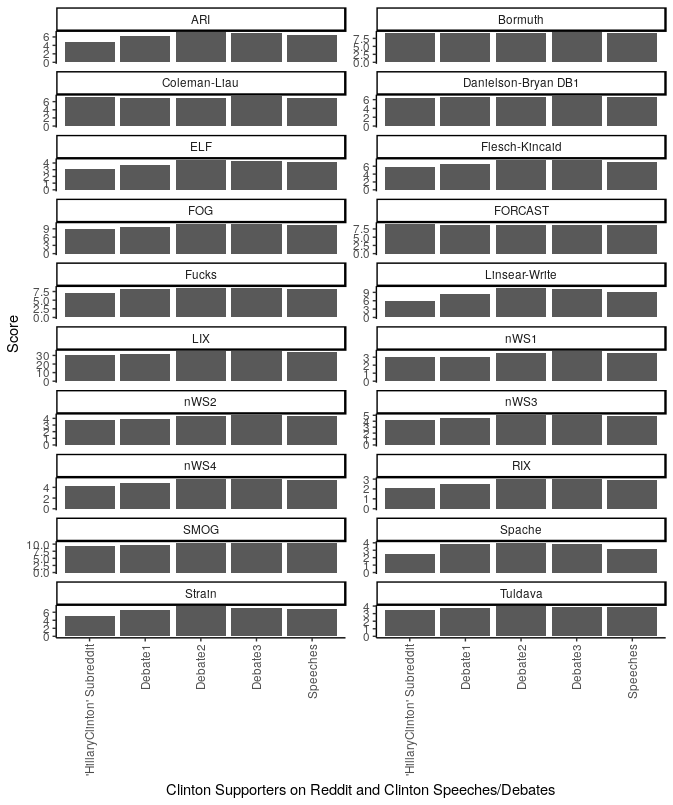

R code for this plot:
load("SubredditsReadability.RData")
load("SpeechesAndDebates.RData")
load("TweetReadability.RData")

# This script summarizes and presents the data calculated by the koRpus package in 'ReadabilityAnalysis.R' and then processed further in
# 'SubredditCalcAverage.R' It creates graphs in different combinations to to able to view the results easily and make comparisons.

# Correct Spelling
Tweets.Clinton.Readability = Tweets.Clinton.Readaibility

library(ggplot2)
library(formatR)
library(xtable)

index = HillaryClinton.Readability[c(1:3, 5, 9, 12:25, 27), 1]

# Debates

intDebate1.Clinton = cbind(as.numeric(summary(Debate1.Clinton.Readability)[, 3]), as.numeric(summary(Debate1.Clinton.Readability)[, 4]))
Debate1.Clinton = c(intDebate1.Clinton[1:3, 2], intDebate1.Clinton[5, 1], intDebate1.Clinton[9, 1], intDebate1.Clinton[12:16, 2], intDebate1.Clinton[17, 1], intDebate1.Clinton[18:21, 
    2], intDebate1.Clinton[22, 1], intDebate1.Clinton[23:24, 2], intDebate1.Clinton[25, 1], intDebate1.Clinton[27, 1])


intDebate2.Clinton = cbind(as.numeric(summary(Debate2.Clinton.Readability)[, 3]), as.numeric(summary(Debate2.Clinton.Readability)[, 4]))
Debate2.Clinton = c(intDebate2.Clinton[1:3, 2], intDebate2.Clinton[5, 1], intDebate2.Clinton[9, 1], intDebate2.Clinton[12:16, 2], intDebate2.Clinton[17, 1], intDebate2.Clinton[18:21, 
    2], intDebate2.Clinton[22, 1], intDebate2.Clinton[23:24, 2], intDebate2.Clinton[25, 1], intDebate2.Clinton[27, 1])


intDebate3.Clinton = cbind(as.numeric(summary(Debate3.Clinton.Readability)[, 3]), as.numeric(summary(Debate3.Clinton.Readability)[, 4]))
Debate3.Clinton = c(intDebate3.Clinton[1:3, 2], intDebate3.Clinton[5, 1], intDebate3.Clinton[9, 1], intDebate3.Clinton[12:16, 2], intDebate3.Clinton[17, 1], intDebate3.Clinton[18:21, 
    2], intDebate3.Clinton[22, 1], intDebate3.Clinton[23:24, 2], intDebate3.Clinton[25, 1], intDebate3.Clinton[27, 1])

# Speeches

intSpeeches.Clinton = cbind(as.numeric(summary(Speeches.Clinton.Readability)[, 3]), as.numeric(summary(Speeches.Clinton.Readability)[, 4]))
Speeches.Clinton = c(intSpeeches.Clinton[1:3, 2], intSpeeches.Clinton[5, 1], intSpeeches.Clinton[9, 1], intSpeeches.Clinton[12:16, 2], intSpeeches.Clinton[17, 
    1], intSpeeches.Clinton[18:21, 2], intSpeeches.Clinton[22, 1], intSpeeches.Clinton[23:24, 2], intSpeeches.Clinton[25, 1], intSpeeches.Clinton[27, 1])


# Twitter

intTweets.Clinton = cbind(as.numeric(summary(Tweets.Clinton.Readability)[, 3]), as.numeric(summary(Tweets.Clinton.Readability)[, 4]))
Tweets.Clinton = c(intTweets.Clinton[1:3, 2], intTweets.Clinton[5, 1], intTweets.Clinton[9, 1], intTweets.Clinton[12:16, 2], intTweets.Clinton[17, 1], intTweets.Clinton[18:21, 
    2], intTweets.Clinton[22, 1], intTweets.Clinton[23:24, 2], intTweets.Clinton[25, 1], intTweets.Clinton[27, 1])

# Subreddits

# This section is done deifferently since the data has a different structure when it was it initially altered to generate the means in 'SubredditCalcAverage.R'
# script

intSubreddit.HillaryClinton = cbind(HillaryClinton.Readability[, 2], HillaryClinton.Readability[, 3])
Subreddit.HillaryClinton = c(intSubreddit.HillaryClinton[1:3, 2], intSubreddit.HillaryClinton[5, 1], intSubreddit.HillaryClinton[9, 1], intSubreddit.HillaryClinton[12:16, 
    2], intSubreddit.HillaryClinton[17, 1], intSubreddit.HillaryClinton[18:21, 2], intSubreddit.HillaryClinton[22, 1], intSubreddit.HillaryClinton[23:24, 2], intSubreddit.HillaryClinton[25, 
    1], intSubreddit.HillaryClinton[27, 1])


# Correct Data Types and Rounding
Debate1.Clinton = as.numeric(Debate1.Clinton)
Debate2.Clinton = as.numeric(Debate2.Clinton)
Debate3.Clinton = as.numeric(Debate3.Clinton)
Speeches.Clinton = as.numeric(Speeches.Clinton)
Tweets.Clinton = as.numeric(Tweets.Clinton)

Subreddit.HillaryClinton = round(as.numeric(Subreddit.HillaryClinton), 2)


# Generate Numerical Tables to be Used for Graphs

Clinton.Table = data.frame(Algorithm = index, HillaryClintonSubreddit = Subreddit.HillaryClinton, Speeches = Speeches.Clinton, Dabate1 = Debate1.Clinton, Dabate2 = Debate2.Clinton, 
    Dabate3 = Debate3.Clinton)

# Generate Tables to be Used for Graphs

Clinton.Data = data.frame(Algorithm = c(index, index, index, index, index), Source = c(rep.int("'HillaryClinton' Subreddit", 20), rep.int("Speeches", 20), rep.int("Debate1", 
    20), rep.int("Debate2", 20), rep.int("Debate3", 20)), Score = c(Subreddit.HillaryClinton, Speeches.Clinton, Debate1.Clinton, Debate2.Clinton, Debate3.Clinton))

# Generate Graphs
Clinton.Graph = ggplot(Clinton.Data, aes(Source, Score)) + geom_bar(stat = "identity") + xlab("Clinton Supporters on Reddit and Clintons Speeches/Debates") + facet_wrap(~Algorithm, 
    ncol = 2, scales = "free_y") + theme_classic() + theme(axis.text.x = element_text(angle = 90, hjust = 1, vjust = 0.5))

Clinton.Graph
